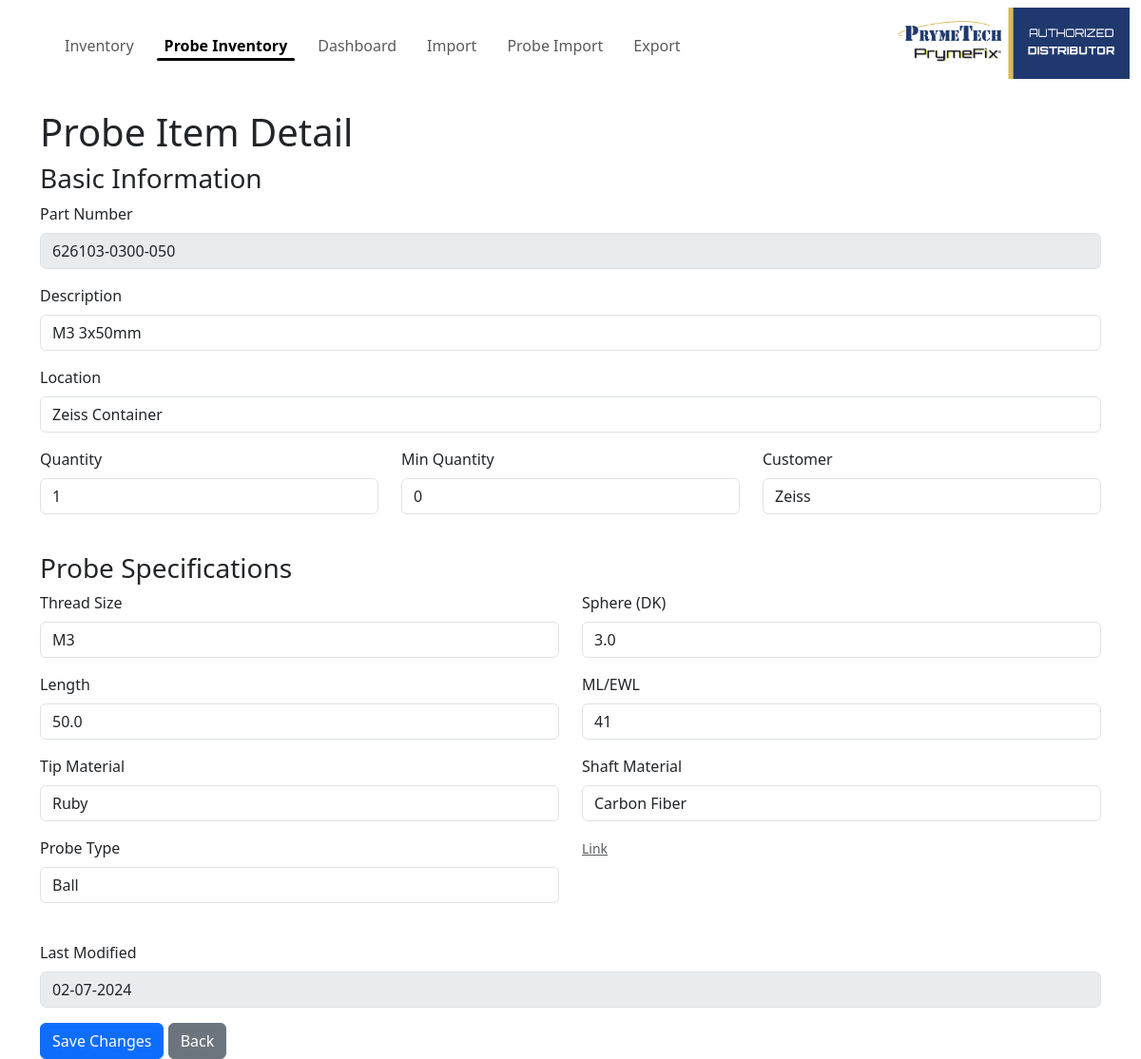
Screenshot of /probe-inventory/2 with the database file from the repository.
### tables this page shows
CREATE TABLE probe_inventory (
  id INTEGER PRIMARY KEY AUTOINCREMENT,
  part_number TEXT NOT NULL UNIQUE,
  description TEXT,
  location TEXT,
  quantity INTEGER NOT NULL DEFAULT 0,
  min_quantity INTEGER NOT NULL DEFAULT 0,
  customer TEXT,
  last_modify_date TEXT NOT NULL,
  thread_size TEXT,
  sphere_dk TEXT,
  length TEXT,
  ml_ewl TEXT,
  tip_material TEXT,
  shaft_material TEXT,
  probe_type TEXT,
  link TEXT
);

### app.py (the view, shortened to what this page needs)
@app.route("/probe-inventory/<int:item_id>", methods=["GET", "POST"])
def probe_item_detail(item_id):
    conn = get_conn()
    row = conn.execute("SELECT * FROM probe_inventory WHERE id = ?", (item_id,)).fetchone()
    if row is None:
        flash("Item not found.", "error")
        return redirect(url_for("probe_inventory_list"))
    item = serialize_row(row)
    return render_template("probe_item_detail.html", item=item)

### app.py (called while the page is built)
def get_conn():
    return import_inventory.get_db_connection(DB_PATH)

def serialize_row(row):
    return {key: row[key] for key in row.keys()}

### import_inventory.py (called while the page is built)
def get_db_connection(db_path=DB_PATH):
    conn = sqlite3.connect(db_path, isolation_level=None, detect_types=sqlite3.PARSE_DECLTYPES)
    conn.row_factory = sqlite3.Row
    conn.execute("PRAGMA foreign_keys = ON")
    ensure_schema(conn)
    return conn

def ensure_schema(conn):
    if not os.path.exists(SCHEMA_FILE):
        return
    with open(SCHEMA_FILE, "r", encoding="utf-8") as fp:
        conn.executescript(fp.read())

### templates/probe_item_detail.html (shortened to what this page needs)
{% extends 'layout.html' %}
{% block content %}
  <h1>Probe Item Detail</h1>
  <form method="post">
    <h3>Basic Information</h3>
    <div class="mb-3">
      <label class="form-label">Part Number</label>
      <input class="form-control" value="{{ item.part_number }}" disabled>
    </div>
    <div class="mb-3">
      <label class="form-label">Description</label>
      <input class="form-control" name="description" value="{{ item.description or '' }}">
    </div>
    <div class="mb-3">
      <label class="form-label">Location</label>
      <input class="form-control" name="location" value="{{ item.location or '' }}">
    </div>
    <div class="row">
      <div class="col-md-4 mb-3">
        <label class="form-label">Quantity</label>
        <input class="form-control" name="quantity" type="number" value="{{ item.quantity }}">
      </div>
      <div class="col-md-4 mb-3">
        <label class="form-label">Min Quantity</label>
        <input class="form-control" name="min_quantity" type="number" value="{{ item.min_quantity }}">
      </div>
      <div class="col-md-4 mb-3">
        <label class="form-label">Customer</label>
        <input class="form-control" name="customer" value="{{ item.customer or '' }}">
      </div>
    </div>
    <h3 class="mt-4">Probe Specifications</h3>
    <div class="row">
      <div class="col-md-6 mb-3">
        <label class="form-label">Thread Size</label>
        <input class="form-control" name="thread_size" value="{{ item.thread_size or '' }}">
      </div>
      <div class="col-md-6 mb-3">
        <label class="form-label">Sphere (DK)</label>
        <input class="form-control" name="sphere_dk" value="{{ item.sphere_dk or '' }}">
      </div>
    </div>
    <div class="row">
      <div class="col-md-6 mb-3">
        <label class="form-label">Length</label>
        <input class="form-control" name="length" value="{{ item.length or '' }}">
      </div>
      <div class="col-md-6 mb-3">
        <label class="form-label">ML/EWL</label>
        <input class="form-control" name="ml_ewl" value="{{ item.ml_ewl or '' }}">
      </div>
    </div>
    <div class="row">
      <div class="col-md-6 mb-3">
        <label class="form-label">Tip Material</label>
        <input class="form-control" name="tip_material" value="{{ item.tip_material or '' }}">
      </div>
      <div class="col-md-6 mb-3">
        <label class="form-label">Shaft Material</label>
        <input class="form-control" name="shaft_material" value="{{ item.shaft_material or '' }}">
      </div>
    </div>
    <div class="row">
      <div class="col-md-6 mb-3">
        <label class="form-label">Probe Type</label>
        <input class="form-control" name="probe_type" value="{{ item.probe_type or '' }}">
      </div>
      <div class="col-md-6 mb-3">
        {% if item.link %}
          <a href="{{ item.link }}" target="_blank" class="form-text">Link</a>
        {% endif %}
      </div>
    </div>
    <div class="mb-3 mt-4">
      <label class="form-label">Last Modified</label>
      <input class="form-control" value="{{ item.last_modify_date }}" disabled>
    </div>
    <button class="btn btn-primary" type="submit">Save Changes</button>
    <a class="btn btn-secondary" href="{{ url_for('probe_inventory_list') }}">Back</a>
  </form>
{% endblock %}

### rows the page displays
probe_inventory: part_number "626103-0300-050", description "M3 3x50mm", location "Zeiss Container", quantity "1", min_quantity "0", customer "Zeiss", thread_size "M3", sphere_dk "3.0", length "50.0", ml_ewl "41", tip_material "Ruby", shaft_material "Carbon Fiber", probe_type "Ball", last_modify_date "02-07-2024"
